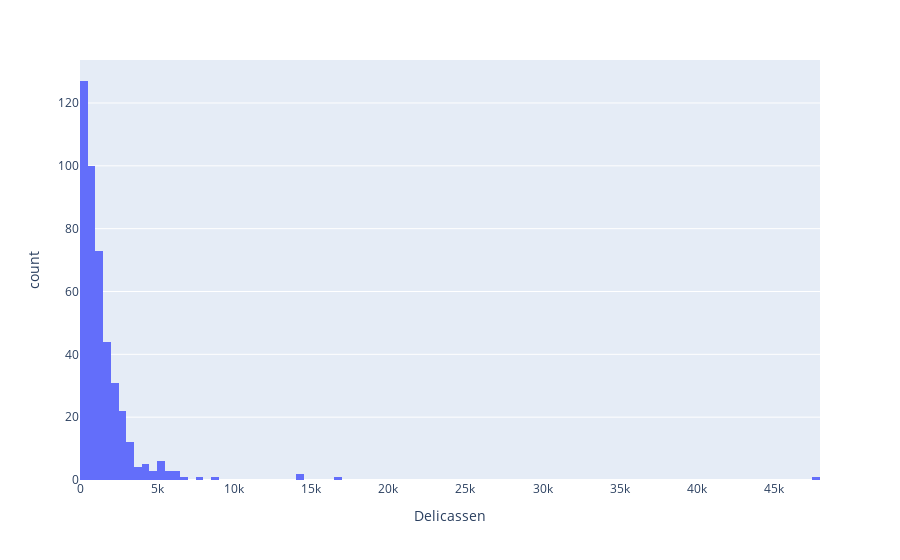

The cell this chart's notebook holds for it:
### Code cell
# Delicassen

px.histogram(data, x='Delicassen')

### Figure 1 — Plotly figure (JSON) as saved in the notebook; plotly's stock layout.template omitted (floating-point values rounded to 4 significant figures; data arrays with more than 128 entries replaced by an {"elided": "..."} marker saying what was removed)
{"data": [{"alignmentgroup": "True", "bingroup": "x", "hoverlabel": {"namelength": 0}, "hovertemplate": "Delicassen=%{x}<br>count=%{y}", "legendgroup": "", "marker": {"color": "#636efa"}, "name": "", "offsetgroup": "", "orientation": "v", "showlegend": false, "type": "histogram", "x": {"elided": "440 int values"}, "xaxis": "x", "yaxis": "y"}], "layout": {"barmode": "relative", "legend": {"tracegroupgap": 0}, "margin": {"t": 60}, "xaxis": {"anchor": "y", "domain": [0, 1], "title": {"text": "Delicassen"}}, "yaxis": {"anchor": "x", "domain": [0, 1], "title": {"text": "count"}}}}
